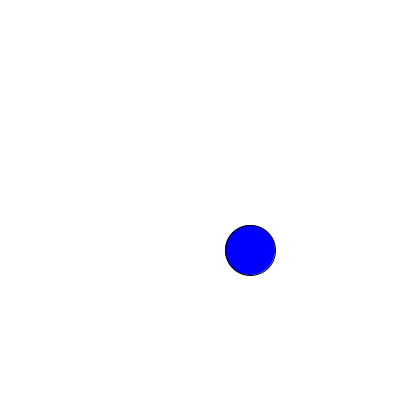
Frame 1 (no input)
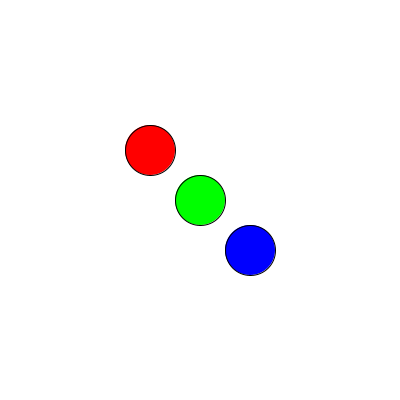
Frame 60 (the mouse pressed at the canvas centre just before this capture)
Frame 120 (the mouse held since frame 60 and released just before this capture): identical to frame 1, image omitted

The Processing sketch that drew these frames (run headless with seeded random() and noise(); from frame 60 on, the mouse is pressed at the canvas centre):

// Processing sketch: blah2
// ── blah2.pde


int rchoice = 0;
int gchoice = 33;
int bchoice = 66;

void setup()
{
  
 size(400, 400); 
  
}


void draw()
{
  background(255);
  stroke(0);
  noFill();
  float x = 0;
  float y = 0;
  int w = 20;
  int h = 20;
  
  float choice = random(0,100);
  
  if(choice<rchoice)
  {
    fill(255, 0, 0);
  ellipse(150, 150, 50, 50);
    
  }
  if(choice<gchoice)
  {
    fill(0, 255, 0);
  ellipse(200, 200, 50, 50);
    
  }
  
  if(choice<bchoice)
  {
    fill(0, 0, 255);
  ellipse(250, 250, 50, 50);
    
  }
  
  
  rchoice++;
  gchoice++;
  bchoice++;
  if(rchoice>100) rchoice = 0;
  if(gchoice>100) gchoice = 0;
  if(bchoice>100) bchoice = 0;
}
